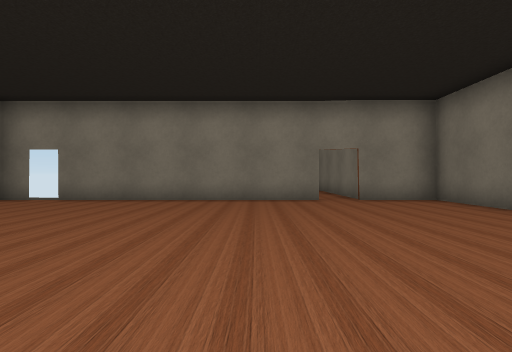
view 1 (above)

16 first-person views from a walk through a 3-D level made in the Unity game engine. The camera is 1.2 m above the floor, looks level and sees 80° across. The floor is counted in squares, 2 m on a side. Each view is taken from the middle of a square. On the plan, view 1 faces up. The plan holds only what a view shows up to about 9 squares ahead; the rest is blank. Some surface patterns are stand-ins.

view 2
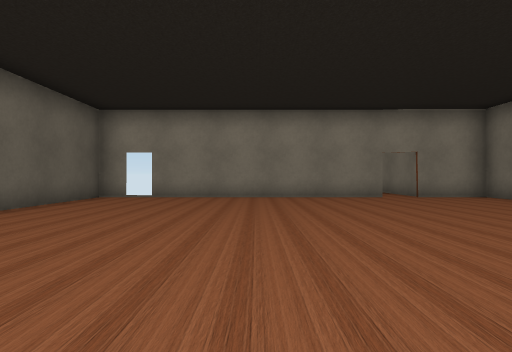

view 3
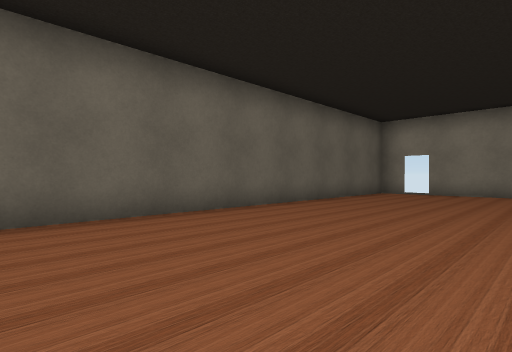

view 4
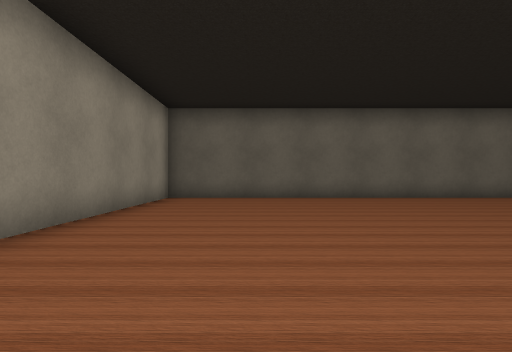

view 5
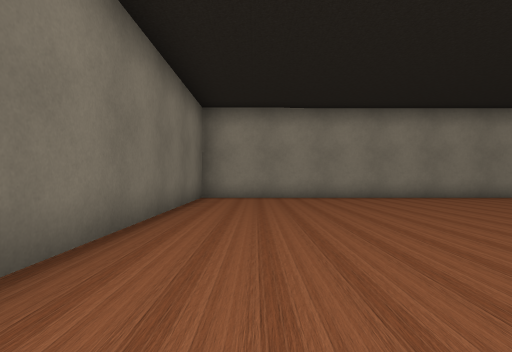

view 6
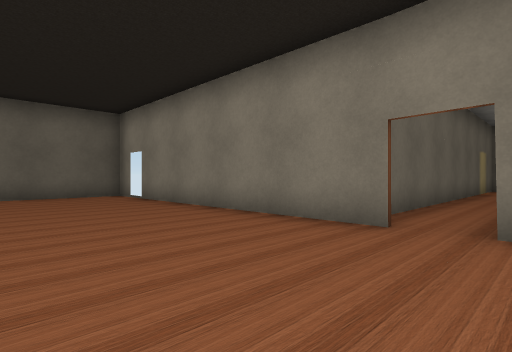

view 7
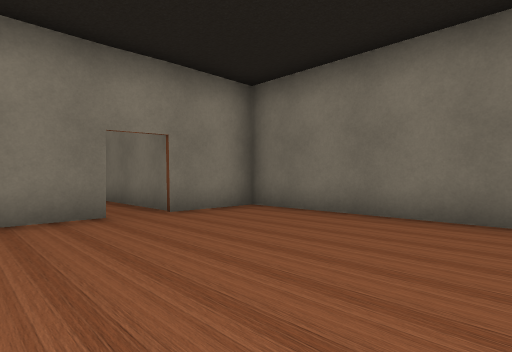

view 8
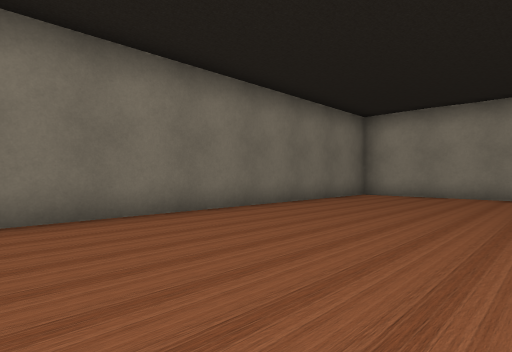

view 9
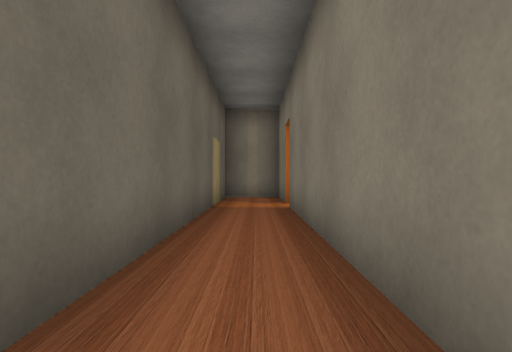

view 10
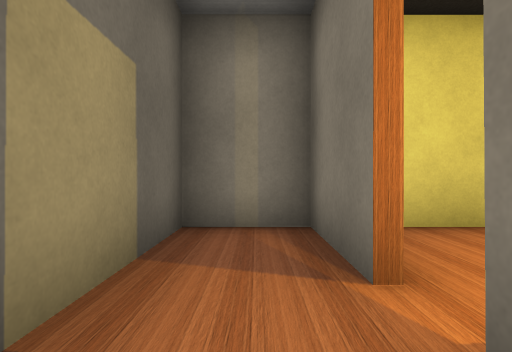

view 11
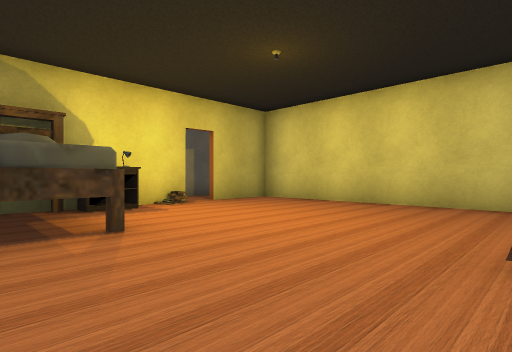

view 12
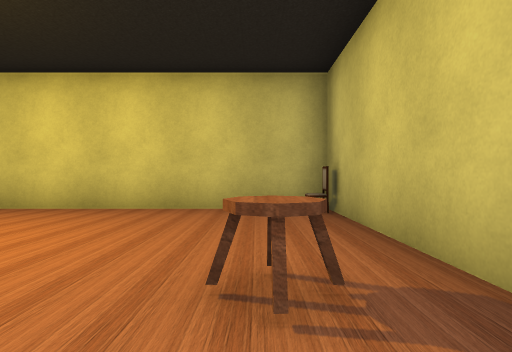

view 13
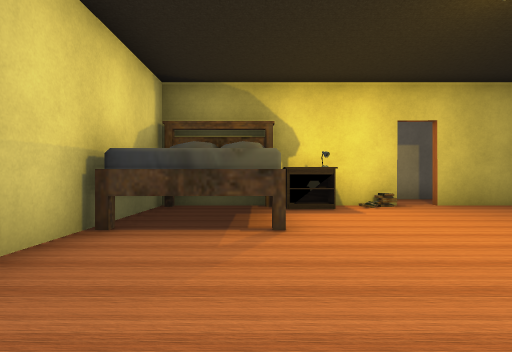

view 14
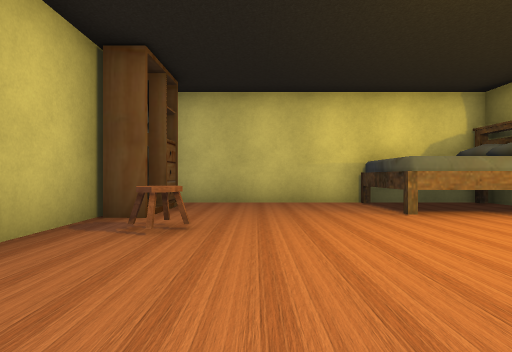

view 15
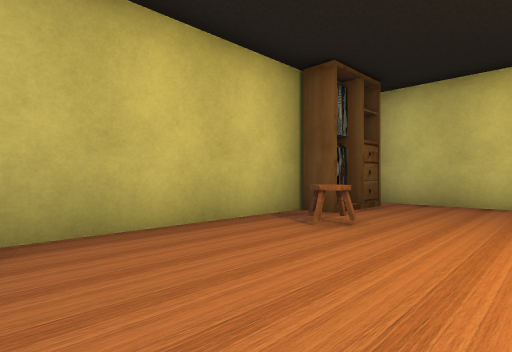

view 16
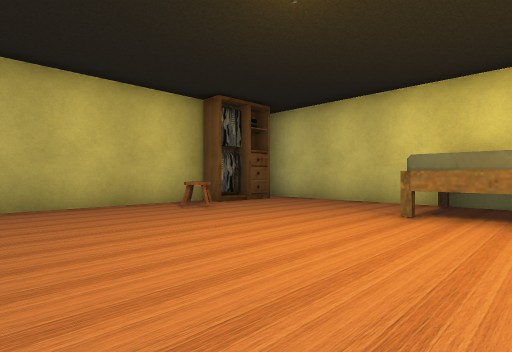

### Floor plan
Points are (right, up) in squares from view 1. A wall is a line through its corners. A room is listed if a view was taken in it or the views show most of it. See-through windows are left out.
Room 1 (views 1, 2, 3, 4, 5, 6, 7, 8, 9)
walls: (1.6, 7.6) (-5, 7.6); (-5.6, 7.6) (-6.4, 7.6) (-6.4, -4.4) (4.5, -4.4) (4.5, 7.6) (2.6, 7.6) (2.6, 11.5); (1.1, 11.5) (1.1, 8.8)
ways out: opening at (2, 11) to room 2
Room 2 (views 10, 11, 12, 13, 14, 15, 16)
walls: (2.8, 15.9) (2.8, 11.1) (10, 11.1); (2.6, 16.6) (2.6, 18.6) (1.1, 18.6) (1.1, 11.5); (10.3, 13.5) (10.3, 18.6) (2.8, 18.6) (2.8, 16.6); (2.6, 11.5) (2.6, 15.9)
ways out: opening at (2, 11) to room 1
objects: other object (3, 12) to (5, 13); other object (9, 15); other object (10, 13); other object (10, 18)

Positions as (right, up) in squares from view 1, and headings:
1: (0, 0), facing up
2: (-2, -1), facing up
3: (-2, -3), facing up-left
4: (2, -2), facing left
5: (3, 4), facing down
6: (3, 4), facing up-left
7: (0, 3), facing up-right
8: (0, 5), facing down-right
9: (2, 10), facing up
10: (2, 15), facing up
11: (9, 12), facing up-left
12: (9, 13), facing up
13: (9, 13), facing left
14: (8, 18), facing down
15: (7, 18), facing down-right
16: (4, 18), facing down-right
